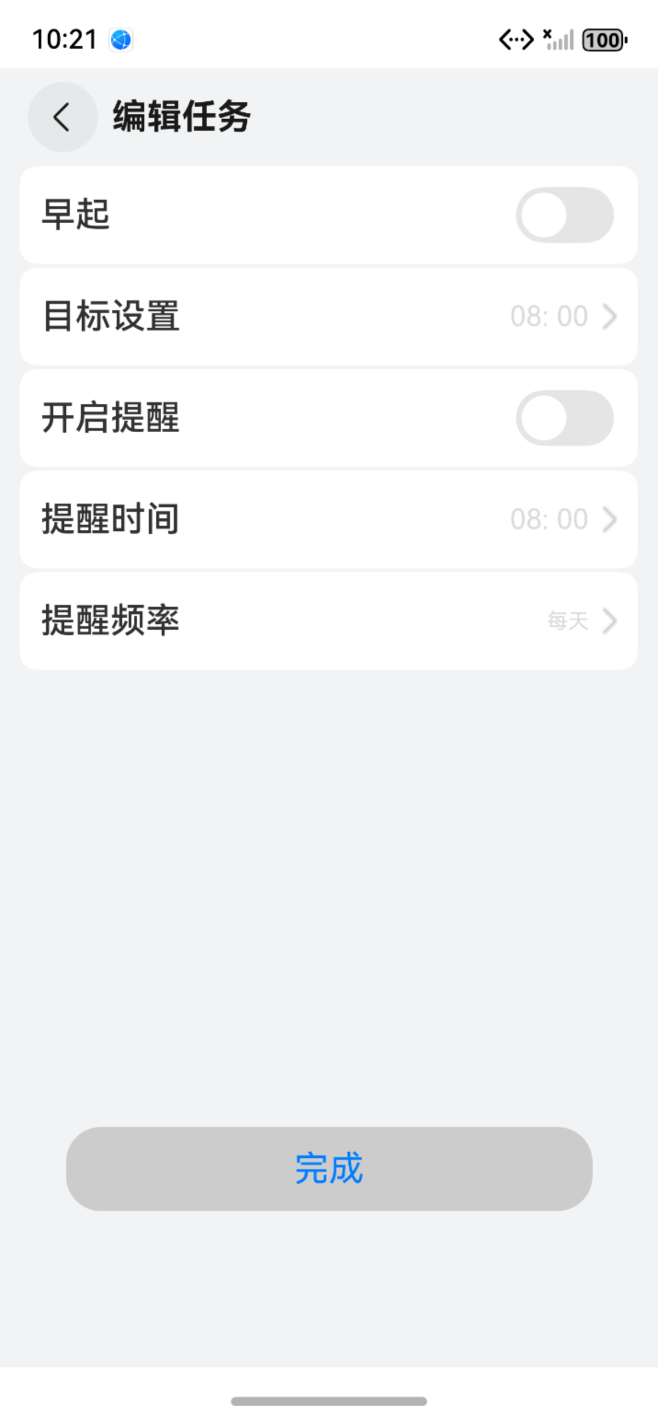
#> input picture AIChecker/tests/screens/before.png, 1316 x 2832 px (shown at 1/2 size)
$ python -i image_resize.py   (imports and definitions only)
#> lines starting #> are read from the running program, lines starting #| are printed output that depends on the picture
import argparse
import json
from pathlib import Path

from PIL import Image


IMAGE_SUFFIXES = {".png", ".jpg", ".jpeg", ".webp"}
CASE_IMAGE_KEYS = ("target_image", "screenshot_a", "screenshot_b")


def append_resize_suffix(path_str: str) -> str:
    path = Path(path_str)
    return str(path.with_name(f"{path.stem}_resize{path.suffix}"))


def simulate_low_res_screenshot(input_path, output_path, blur_factor=0.3):
    """
    input_path: 原图路径
    output_path: 输出路径
    blur_factor: 缩放系数（0.1 到 0.5 之间），越小越模糊
    """
#> called with input_path = 'AIChecker/tests/screens/before.png', output_path = 'out.png', blur_factor = 0.3
    input_path = Path(input_path)
    output_path = Path(output_path)

    with Image.open(input_path) as img:
#> img is the input picture: PIL image 1316x2832 RGBA; mean R, G, B, A 241.5, 242.8, 244, 255
        orig_size = img.size
#> orig_size = (1316, 2832)

        small_w = max(1, int(orig_size[0] * blur_factor))
#> small_w = 394
        small_h = max(1, int(orig_size[1] * blur_factor))
#> small_h = 849
        low_res_img = img.resize((small_w, small_h), Image.Resampling.BILINEAR)
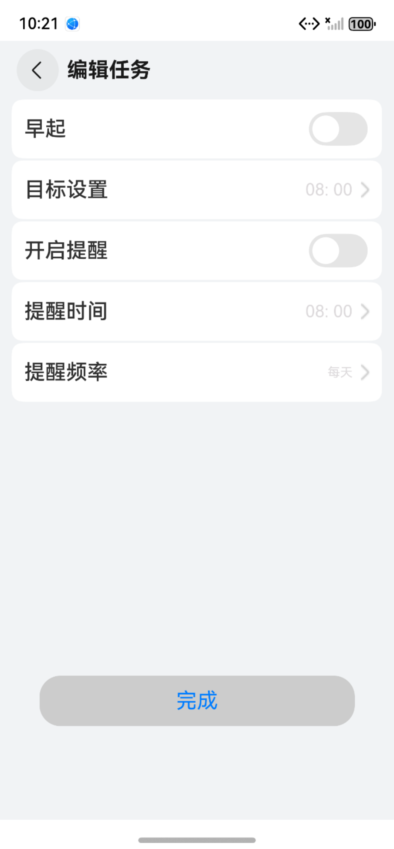
#> low_res_img: PIL image 394x849 RGBA; mean R, G, B, A 241.5, 242.8, 244, 255
        final_img = low_res_img.resize(orig_size, Image.Resampling.BILINEAR)

        output_path.parent.mkdir(parents=True, exist_ok=True)
        save_kwargs = {}
        if output_path.suffix.lower() in {".jpg", ".jpeg"}:
            if final_img.mode in {"RGBA", "LA"}:
                final_img = final_img.convert("RGB")
            save_kwargs = {"quality": 40}
        final_img.save(output_path, **save_kwargs)

    return {
        "input": str(input_path),
        "output": str(output_path),
        "original_size": orig_size,
        "generated_size": final_img.size,
    }


# [48 lines left out: functions iter_dataset_images, generate_resized_images, build_resized_case_payload, build_mixed_resolution_case_payload, not called in this run]


def has_supported_case_image(payload: dict) -> bool:
    return any(isinstance(payload.get(key), str) for key in CASE_IMAGE_KEYS)


# [92 lines left out: functions resolve_case_image_paths, generate_resized_cases, run_dataset_batch, parse_args, not called in this run]


# [22 lines not run here, left out]

>>> result = simulate_low_res_screenshot('AIChecker/tests/screens/before.png', 'out.png')
